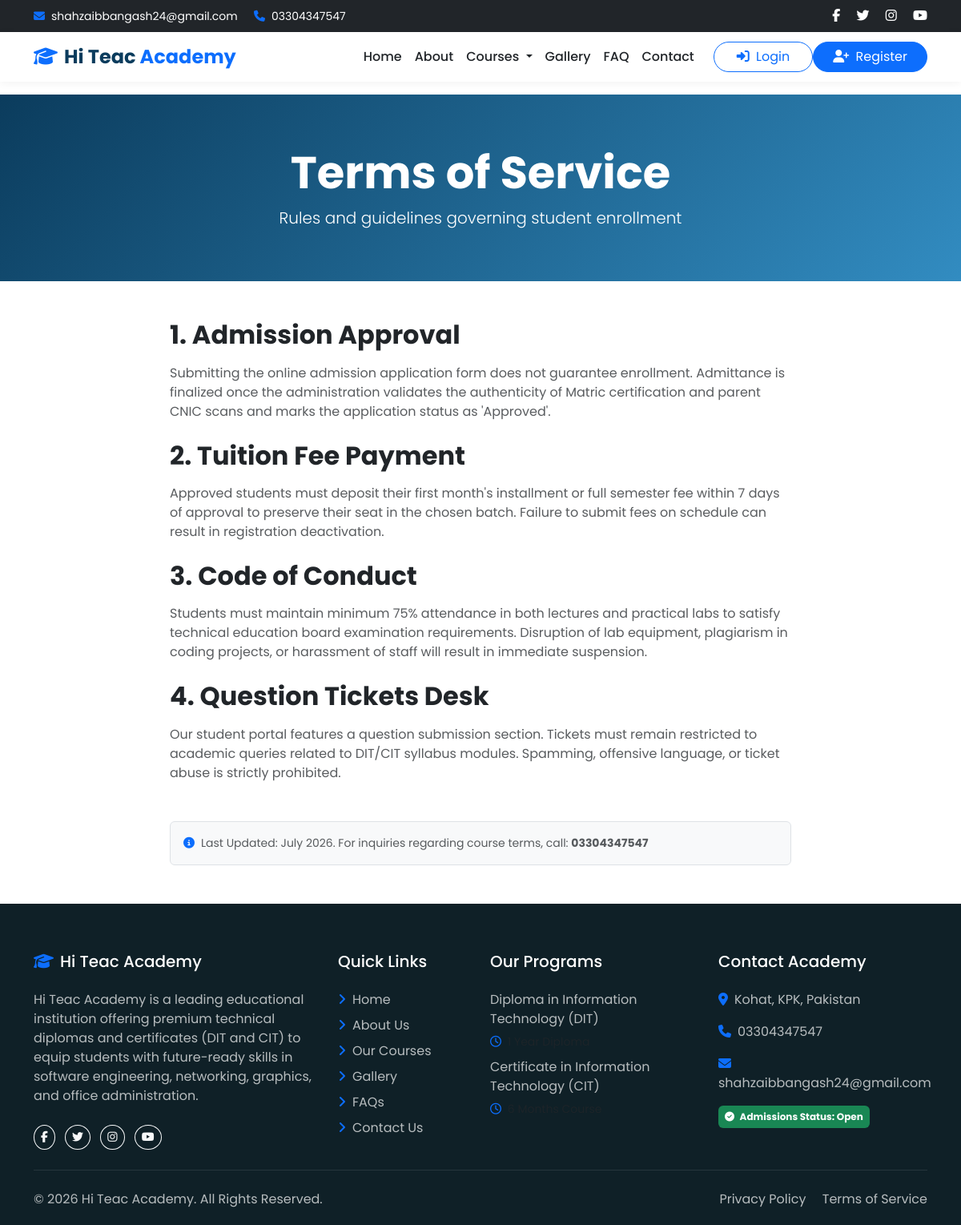
Page /terms.php on the committed database.
### tables this page shows
CREATE TABLE `settings` (
  `id` INT AUTO_INCREMENT PRIMARY KEY,
  `setting_key` VARCHAR(100) NOT NULL UNIQUE,
  `setting_value` TEXT DEFAULT NULL,
  `created_at` TIMESTAMP DEFAULT CURRENT_TIMESTAMP,
  `updated_at` TIMESTAMP DEFAULT CURRENT_TIMESTAMP ON UPDATE CURRENT_TIMESTAMP
);

### config/config.php (called while the page is built, shortened)
<?php
require_once ROOT_PATH . 'config/db.php';
function is_student_logged_in() {
    return isset($_SESSION['student_logged_in']) && $_SESSION['student_logged_in'] === true;
}
function is_admin_logged_in() {
    return isset($_SESSION['admin_logged_in']) && $_SESSION['admin_logged_in'] === true;
}
function get_setting($key, $default = '') {
    global $pdo;
    try {
        $stmt = $pdo->prepare("SELECT setting_value FROM settings WHERE setting_key = ?");
        $stmt->execute([$key]);
        $result = $stmt->fetch();
        return $result ? $result['setting_value'] : $default;
    } catch (PDOException $e) {
        return $default;
    }
}
?>

### terms.php (the view, shortened to what this page needs)
<?php
require_once 'config/config.php';
include 'includes/header.php';
?>
<section class="py-5 text-white" style="background: linear-gradient(135deg, var(--navy-blue) 0%, var(--light-blue) 100%);">
    <div class="container text-center py-3">
        <h1 class="display-4 fw-bold">Terms of Service</h1>
        <p class="lead mb-0">Rules and guidelines governing student enrollment</p>
    </div>
</section>
<section class="py-5">
    <div class="container" style="max-width: 800px;" data-aos="fade-up">
        <h2 class="fw-bold mb-3">1. Admission Approval</h2>
        <p class="text-muted">Submitting the online admission application form does not guarantee enrollment. Admittance is finalized once the administration validates the authenticity of Matric certification and parent CNIC scans and marks the application status as 'Approved'.</p>
        <h2 class="fw-bold mt-4 mb-3">2. Tuition Fee Payment</h2>
        <p class="text-muted">Approved students must deposit their first month's installment or full semester fee within 7 days of approval to preserve their seat in the chosen batch. Failure to submit fees on schedule can result in registration deactivation.</p>
        <h2 class="fw-bold mt-4 mb-3">3. Code of Conduct</h2>
        <p class="text-muted">Students must maintain minimum 75% attendance in both lectures and practical labs to satisfy technical education board examination requirements. Disruption of lab equipment, plagiarism in coding projects, or harassment of staff will result in immediate suspension.</p>
        <h2 class="fw-bold mt-4 mb-3">4. Question Tickets Desk</h2>
        <p class="text-muted">Our student portal features a question submission section. Tickets must remain restricted to academic queries related to DIT/CIT syllabus modules. Spamming, offensive language, or ticket abuse is strictly prohibited.</p>
        <div class="p-3 border rounded bg-light mt-5">
            <p class="mb-0 text-muted small"><i class="fa fa-info-circle text-primary me-2"></i>Last Updated: July 2026. For inquiries regarding course terms, call: <strong><?php echo get_setting('contact_phone', '03304347547'); ?></strong></p>
        </div>
    </div>
</section>
<?php include 'includes/footer.php'; ?>

### includes/header.php (shortened to what this page needs)
<?php
require_once dirname(__DIR__) . '/config/config.php';
$current_page = basename($_SERVER['PHP_SELF']);
?>
<!DOCTYPE html>
<html lang="en">
<head>
    <link href="https://cdn.jsdelivr.net/npm/bootstrap@5.3.2/dist/css/bootstrap.min.css" rel="stylesheet">
    <link href="https://cdnjs.cloudflare.com/ajax/libs/font-awesome/6.4.2/css/all.min.css" rel="stylesheet">
    <link href="https://unpkg.com/aos@2.3.1/dist/aos.css" rel="stylesheet">
    <link href="<?php echo BASE_URL; ?>assets/css/style.css" rel="stylesheet">
</head>
<body>
<div class="bg-dark text-white py-2 px-3 d-none d-md-block no-print">
    <div class="container d-flex justify-content-between align-items-center">
        <div>
            <small class="me-3"><i class="fa fa-envelope text-primary me-2"></i><?php echo get_setting('contact_email', 'shahzaibbangash24@gmail.com'); ?></small>
            <small><i class="fa fa-phone text-primary me-2"></i><?php echo get_setting('contact_phone', '03304347547'); ?></small>
        </div>
        <div>
            <a href="<?php echo get_setting('facebook_url', '#'); ?>" class="text-white me-3" target="_blank"><i class="fab fa-facebook-f"></i></a>
            <a href="<?php echo get_setting('twitter_url', '#'); ?>" class="text-white me-3" target="_blank"><i class="fab fa-twitter"></i></a>
            <a href="<?php echo get_setting('instagram_url', '#'); ?>" class="text-white me-3" target="_blank"><i class="fab fa-instagram"></i></a>
            <a href="<?php echo get_setting('youtube_url', '#'); ?>" class="text-white" target="_blank"><i class="fab fa-youtube"></i></a>
        </div>
    </div>
</div>
<nav class="navbar navbar-expand-lg navbar-light bg-white sticky-top no-print">
    <div class="container">
        <a class="navbar-brand" href="<?php echo BASE_URL; ?>index.php">
            <i class="fa fa-graduation-cap text-primary me-2"></i>Hi Teac <span>Academy</span>
        </a>
        <div class="collapse navbar-collapse" id="mainNavbar">
            <ul class="navbar-nav ms-auto mb-2 mb-lg-0 align-items-center">
                <li class="nav-item">
                    <a class="nav-link <?php echo ($current_page == 'index.php') ? 'active' : ''; ?>" href="<?php echo BASE_URL; ?>index.php">Home</a>
                </li>
                <li class="nav-item">
                    <a class="nav-link <?php echo ($current_page == 'about.php') ? 'active' : ''; ?>" href="<?php echo BASE_URL; ?>about.php">About</a>
                </li>
                <li class="nav-item dropdown">
                    <a class="nav-link dropdown-toggle <?php echo in_array($current_page, ['courses.php', 'dit.php', 'cit.php']) ? 'active' : ''; ?>" href="#" id="coursesDropdown" role="button" data-bs-toggle="dropdown" aria-expanded="false">
                        Courses
                    </a>
                </li>
                <li class="nav-item">
                    <a class="nav-link <?php echo ($current_page == 'gallery.php') ? 'active' : ''; ?>" href="<?php echo BASE_URL; ?>gallery.php">Gallery</a>
                </li>
                <li class="nav-item">
                    <a class="nav-link <?php echo ($current_page == 'faq.php') ? 'active' : ''; ?>" href="<?php echo BASE_URL; ?>faq.php">FAQ</a>
                </li>
                <li class="nav-item">
                    <a class="nav-link <?php echo ($current_page == 'contact.php') ? 'active' : ''; ?>" href="<?php echo BASE_URL; ?>contact.php">Contact</a>
                </li>
                <?php if (is_student_logged_in()): ?>
                    <li class="nav-item ms-lg-3">
                        <a class="btn btn-outline-primary rounded-pill px-4 me-2" href="<?php echo BASE_URL; ?>student/dashboard.php">
                            <i class="fa fa-gauge-high me-1"></i> Dashboard
                        </a>
                    </li>
                    <li class="nav-item mt-2 mt-lg-0">
                        <a class="btn btn-danger rounded-pill px-4" href="<?php echo BASE_URL; ?>authentication/logout.php">
                            <i class="fa fa-sign-out-alt me-1"></i> Logout
                        </a>
                    </li>
                <?php else: ?>
                    <li class="nav-item ms-lg-3 mt-3 mt-lg-0">
                        <a class="btn btn-outline-primary rounded-pill px-4 me-2 w-100 w-lg-auto mb-2 mb-lg-0" href="<?php echo BASE_URL; ?>authentication/login.php">
                            <i class="fa fa-sign-in-alt me-1"></i> Login
                        </a>
                    </li>
                    <li class="nav-item">
                        <a class="btn btn-primary rounded-pill px-4 text-white w-100 w-lg-auto" href="<?php echo BASE_URL; ?>authentication/register.php">
                            <i class="fa fa-user-plus me-1"></i> Register
                        </a>
                    </li>
                <?php endif; ?>
            </ul>
        </div>
    </div>
</nav>

### includes/footer.php (shortened to what this page needs)
<footer class="no-print">
    <div class="container">
        <div class="row g-4">
            <div class="col-lg-4 col-md-6" data-aos="fade-up" data-aos-duration="600">
                <h5 class="text-white mb-4"><i class="fa fa-graduation-cap text-primary me-2"></i>Hi Teac Academy</h5>
                <p>Hi Teac Academy is a leading educational institution offering premium technical diplomas and certificates (DIT and CIT) to equip students with future-ready skills in software engineering, networking, graphics, and office administration.</p>
                <div class="mt-4">
                    <a href="<?php echo get_setting('facebook_url', '#'); ?>" class="btn btn-outline-light btn-sm rounded-circle me-2" target="_blank"><i class="fab fa-facebook-f"></i></a>
                    <a href="<?php echo get_setting('twitter_url', '#'); ?>" class="btn btn-outline-light btn-sm rounded-circle me-2" target="_blank"><i class="fab fa-twitter"></i></a>
                    <a href="<?php echo get_setting('instagram_url', '#'); ?>" class="btn btn-outline-light btn-sm rounded-circle me-2" target="_blank"><i class="fab fa-instagram"></i></a>
                    <a href="<?php echo get_setting('youtube_url', '#'); ?>" class="btn btn-outline-light btn-sm rounded-circle" target="_blank"><i class="fab fa-youtube"></i></a>
                </div>
            </div>
            <div class="col-lg-2 col-md-6" data-aos="fade-up" data-aos-duration="800">
                <h5 class="text-white mb-4">Quick Links</h5>
                <ul class="list-unstyled">
                    <li class="mb-2"><a href="<?php echo BASE_URL; ?>index.php"><i class="fa fa-angle-right me-2 text-primary"></i>Home</a></li>
                    <li class="mb-2"><a href="<?php echo BASE_URL; ?>about.php"><i class="fa fa-angle-right me-2 text-primary"></i>About Us</a></li>
                    <li class="mb-2"><a href="<?php echo BASE_URL; ?>courses.php"><i class="fa fa-angle-right me-2 text-primary"></i>Our Courses</a></li>
                    <li class="mb-2"><a href="<?php echo BASE_URL; ?>gallery.php"><i class="fa fa-angle-right me-2 text-primary"></i>Gallery</a></li>
                    <li class="mb-2"><a href="<?php echo BASE_URL; ?>faq.php"><i class="fa fa-angle-right me-2 text-primary"></i>FAQs</a></li>
                    <li class="mb-2"><a href="<?php echo BASE_URL; ?>contact.php"><i class="fa fa-angle-right me-2 text-primary"></i>Contact Us</a></li>
                </ul>
            </div>
            <div class="col-lg-3 col-md-6" data-aos="fade-up" data-aos-duration="1000">
                <h5 class="text-white mb-4">Our Programs</h5>
                <ul class="list-unstyled">
                    <li class="mb-2">
                        <a href="<?php echo BASE_URL; ?>dit.php" class="d-block mb-1">Diploma in Information Technology (DIT)</a>
                        <small class="text-muted"><i class="far fa-clock me-1 text-primary"></i> 1 Year Diploma</small>
                    </li>
                    <li class="mb-2">
                        <a href="<?php echo BASE_URL; ?>cit.php" class="d-block mb-1">Certificate in Information Technology (CIT)</a>
                        <small class="text-muted"><i class="far fa-clock me-1 text-primary"></i> 6 Months Course</small>
                    </li>
                </ul>
            </div>
            <div class="col-lg-3 col-md-6" data-aos="fade-up" data-aos-duration="1200">
                <h5 class="text-white mb-4">Contact Academy</h5>
                <p><i class="fa fa-map-marker-alt text-primary me-2"></i><?php echo get_setting('address', 'Kohat, KPK, Pakistan'); ?></p>
                <p><i class="fa fa-phone text-primary me-2"></i><?php echo get_setting('contact_phone', '03304347547'); ?></p>
                <p><i class="fa fa-envelope text-primary me-2"></i><?php echo get_setting('contact_email', 'shahzaibbangash24@gmail.com'); ?></p>
                <span class="badge bg-success p-2"><i class="fa fa-check-circle me-1"></i> Admissions Status: <?php echo get_setting('admission_status', 'Open'); ?></span>
            </div>
        </div>
        <hr class="my-4 border-secondary">
        <div class="row align-items-center">
            <div class="col-md-6 text-center text-md-start mb-2 mb-md-0">
                <p class="mb-0">&copy; <?php echo date('Y'); ?> Hi Teac Academy. All Rights Reserved.</p>
            </div>
            <div class="col-md-6 text-center text-md-end">
                <a href="<?php echo BASE_URL; ?>privacy.php" class="me-3">Privacy Policy</a>
                <a href="<?php echo BASE_URL; ?>terms.php">Terms of Service</a>
            </div>
        </div>
    </div>
</footer>
</body>
</html>

### assets/css/style.css (style rules this page uses)
:root { --primary-color: #0d6efd; --primary-hover: #0b5ed7; --dark-accent: #0f2027; --navy-blue: #0b3c5d; --light-blue: #328cc1; --bg-light: #f8f9fa; --text-dark: #212529; --text-muted: #6c757d; --transition-speed: 0.3s; }
body { font-family: 'Poppins', sans-serif; color: var(--text-dark); background-color: #ffffff; overflow-x: hidden; }
.navbar { transition: all 0.3s ease; box-shadow: 0 2px 10px rgba(0,0,0,0.05); }
.navbar-brand { font-weight: 700; font-size: 1.5rem; color: var(--navy-blue) !important; }
.navbar-brand span { color: var(--primary-color); }
.nav-link { font-weight: 500; color: var(--text-dark) !important; transition: color 0.2s ease; }
footer { background-color: var(--dark-accent); color: rgba(255,255,255,0.7); padding: 60px 0 20px; }
footer a { color: rgba(255,255,255,0.7); text-decoration: none; transition: color 0.2s; }

### rows in the picture
settings: setting_value "shahzaibbangash24@gmail.com"
settings: setting_value "03304347547"
settings: setting_value "Kohat, KPK, Pakistan"
settings: setting_value "Open"
